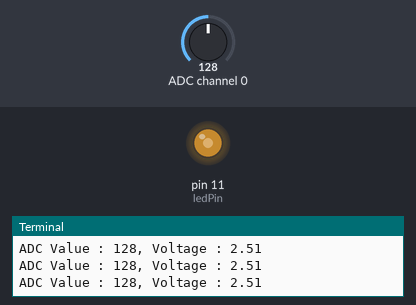
Simulated run of this program. Board: Raspberry Pi (header pin numbers). Shown: output pins drawn as LEDs (lit = HIGH), the last lines printed to the terminal. Inputs (shaded band) come from the test bench; at power-on: ADC channel 0 = 128 (analog values on the 0–255 scale).

Above: at 1.2 s.
1.3 s: ADC channel 0 set to 178
At 1.6 s:
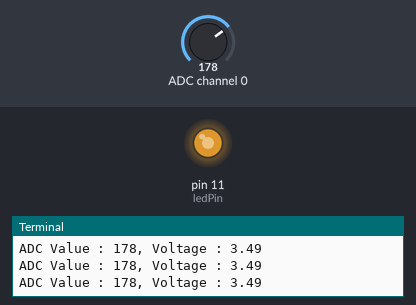
2.8 s: ADC channel 0 set to 224
At 3.2 s:
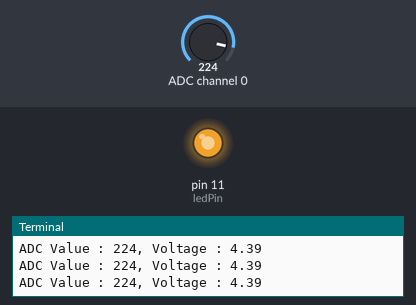
4.3 s: ADC channel 0 set to 30
At 4.7 s:
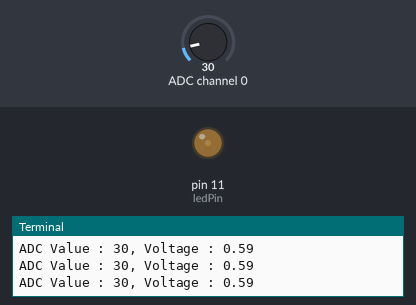
5.8 s: ADC channel 0 set to 0
At 6.2 s:
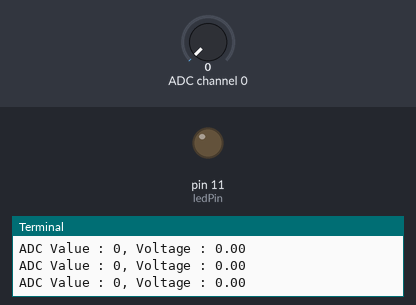
Timing chart, 0 to 8.3 s (numbered marks = the images above; inputs shaded):
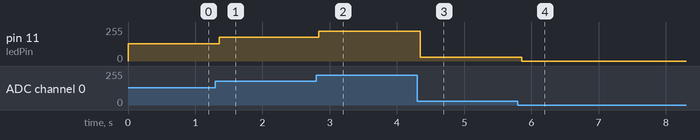

Measured:
- after the input at 1.3 s, pin 11 (ledPin): 128/255 → 178/255 after 0.06 s
- after the input at 2.8 s, pin 11 (ledPin): 178/255 → 224/255 at once
- after the input at 4.3 s, pin 11 (ledPin): 224/255 → 30/255 after 0.05 s
- after the input at 5.8 s, pin 11 (ledPin): 30/255 → 0/255 after 0.06 s

The program:

Softlight.py
```python
#!/usr/bin/env python3
########################################################################
# Filename    : ADC.py
# Description : Use ADC module to read the voltage value of potentiometer.
# Author      : www.freenove.com
# modification: 2021/1/1
########################################################################
import RPi.GPIO as GPIO
import time
from ADCDevice import *

ledPin = 11
adc = ADCDevice(0x48) # Define an ADCDevice class object

def setup():
    global adc
    if(adc.detectI2C(0x48)):
        adc = ADS7830(0x48)
    else:
        print("No correct I2C address found, \n"
        "Please use command 'i2cdetect -y 1' to check the I2C address! \n"
        "Program Exit. \n");
        exit(-1)
    global p
    GPIO.setmode(GPIO.BOARD)
    GPIO.setup(ledPin,GPIO.OUT)
    p = GPIO.PWM(ledPin,1000)
    p.start(0)

def loop():
    while True:
        value = adc.analogRead(2)    # read the ADC value of channel 0
        p.ChangeDutyCycle(value*100/255)        # Mapping to PWM duty cycle
        voltage = value / 255.0 * 5.0  # calculate the voltage value
        print ('ADC Value : %d, Voltage : %.2f'%(value,voltage))
        time.sleep(0.03)

def destroy():
    GPIO.cleanup()
    adc.close()

if __name__ == '__main__':   # Program entrance
    print ('Program is starting ... ')
    try:
        setup()
        loop()
    except KeyboardInterrupt: # Press ctrl-c to end the program.
        destroy()
```

ADCDevice.py
```python
#!/usr/bin/env python3
########################################################################
# Filename    : ADCDevice.py
# Description : Freenove ADC Module library.
# Author      : www.freenove.com
# modification: 2020/04/21
########################################################################

import smbus

class ADCDevice(object):
    def __init__(self,addr):
        self.cmd = 0
        self.address = addr
        self.bus=smbus.SMBus(1)
        # print("ADCDevice init")

    def detectI2C(self,addr):
        try:
            self.bus.write_byte(addr,0)
            print("Found device in address 0x%x"%(addr))
            return True
        except:
            print("Not found device in address 0x%x"%(addr))
            return False

    def close(self):
        self.bus.close()

class PCF8591(ADCDevice):
    def __init__(self,addr):
        super(PCF8591, self).__init__(addr)
        self.cmd = 0x40     # The default command for PCF8591 is 0x40.
        self.address = addr # 0x48 is the default i2c address for PCF8591 Module.

    def analogRead(self, chn): # PCF8591 has 4 ADC input pins, chn:0,1,2,3
        value = self.bus.read_byte_data(self.address, self.cmd+chn)
        value = self.bus.read_byte_data(self.address, self.cmd+chn)
        return value

    def analogWrite(self,value): # write DAC value
        self.bus.write_byte_data(address,cmd,value)

class ADS7830(ADCDevice):
    def __init__(self,addr):
        super(ADS7830, self).__init__(addr)
        self.cmd = 0x84
        self.address = addr # 0x4b is the default i2c address for ADS7830 Module.

    def analogRead(self, chn): # ADS7830 has 8 ADC input pins, chn:0,1,2,3,4,5,6,7
        value = self.bus.read_byte_data(self.address, self.cmd|(((chn<<2 | chn>>1)&0x07)<<4))
        return value
```
